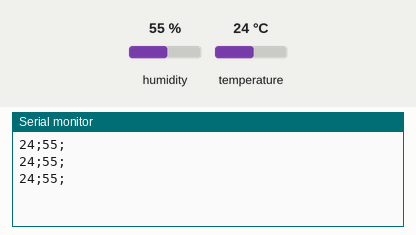
The sketch below on a simulated Arduino Uno, built with avr-gcc and run on an emulated ATmega328P. Shown: the last lines printed to the serial monitor. The inputs (shaded band) are chosen by the test bench; at power-on: humidity 55 %, temperature 24 °C. No radio packets arrive unless stated.

Above: at 2.8 s.
2.9 s: humidity set to 22 %
At 5.5 s:
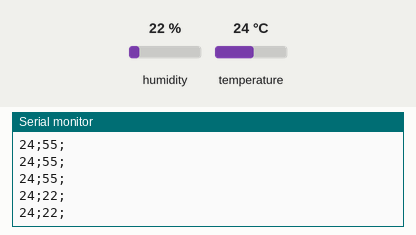
5.6 s: temperature set to 12 °C
At 6.9 s:
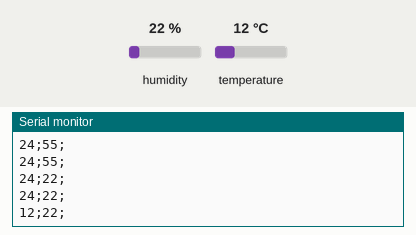
8.3 s: humidity set to 40 %
At 10.0 s:
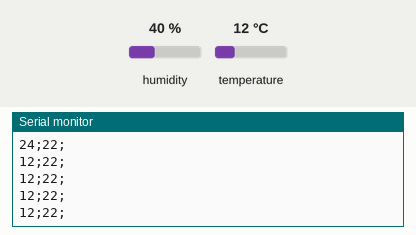
Timing chart, 0 to 11.5 s (numbered marks = the images above; inputs shaded):
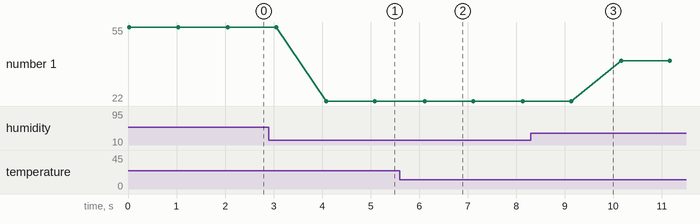

Measured:
- after the input at 2.9 s, the serial monitor: prints a new line after 1.2 s (image 1)
- after the input at 5.6 s, the serial monitor: prints a new line after 0.51 s (image 2)
- plotted number 1: 55 → 22 after the input at 2.9 s, 22 → 40 after the input at 8.3 s

The sketch:

transmitter_copy_20240718204044.ino
```cpp
#include <nRF24L01.h>
#include <RF24.h>
#include <DHT.h>
// #include <SoftwareSerial.h>

#define DHTPIN 5 // Pin for DHT sensor
#define DHTTYPE DHT11 // Define DHT type

DHT dht(DHTPIN, DHTTYPE);
RF24 transmit(2, 3); // Define RF24 object for transmission
byte address[5] = "00001"; // Define address

// SoftwareSerial bluetooth(8, 9);  // RX, TX

struct package {
  float temperature;
  float humidity;
};

typedef struct package Package;
Package data;

void setup() {
  Serial.begin(9600);  // Initialize serial communication for debugging
  // bluetooth.begin(9600);  // Initialize Bluetooth serial communication
  dht.begin(); // Initialize DHT sensor
  transmit.begin(); // Initialize RF24 module
  transmit.openWritingPipe(address); // Open writing pipe to address 00001
  transmit.setPALevel(RF24_PA_MAX); // Set RF power output to maximum
  transmit.setDataRate(RF24_250KBPS); // Set data rate to 250kbps
  transmit.setChannel(100); // Set frequency channel to 100
  transmit.stopListening(); // Set module as transmitter

  // Serial.println("Transmitter setup complete.");
  // Serial.println("Bluetooth serial communication initialized.");
}

void loop() {
  data.temperature = dht.readTemperature();
  data.humidity = dht.readHumidity();

  // Print sensor data to serial monitor
  // Serial.print("Temperature: ");
  // Serial.print(data.temperature);
  // Serial.print(" °C, Humidity: ");
  // Serial.print(data.humidity);
  // Serial.println(" %");

  // Send data via RF24 module
  bool success = transmit.write(&data, sizeof(data));
  if (success) {
    // Serial.println("Data sent successfully via RF24.");
    // Send data via Bluetooth
    // bluetooth.print(data.temperature);
    // bluetooth.print(",");
    // bluetooth.println(data.humidity);
    // Serial.println("Data sent successfully via Bluetooth:");
    // Serial.print("Temperature: ");
    // Serial.print(data.temperature);
    // Serial.print(" °C, Humidity: ");
    // Serial.print(data.humidity);
    // Serial.println(" %");
    Serial.print((int) data.temperature); //send distance to MIT App
    Serial.print(";");
    Serial.print((int) data.humidity); //send distance to MIT App
    Serial.println(";");
  } else {
    Serial.print((int) 40.4); //send distance to MIT App
    Serial.print(";");
    Serial.print((int) 40.4); //send distance to MIT App
    Serial.println(";");
    // Serial.println("Data sending failed via RF24.");
  }

  delay(1000); // Wait for 1 second before next reading
}
```
